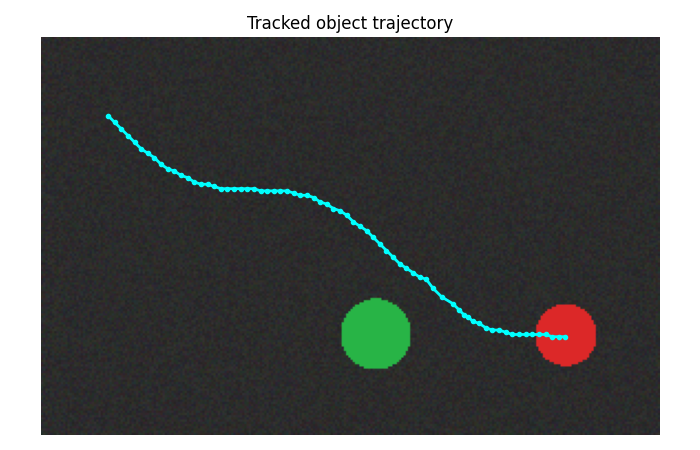
#> input picture lab12/trajectory.png, 700 x 450 px, given in place of the camera
$ python lab12.py
#> lines starting #> are read from the running program, lines starting #| are printed output that depends on the picture
import cv2

cap = cv2.VideoCapture(0)
tracker = None
tracking = False
ret, prev_frame = cap.read()
#> prev_frame is the input picture: shape (450, 700, 3); mean B, G, R 90.4, 91.7, 89.8
prev_gray = cv2.cvtColor(prev_frame, cv2.COLOR_BGR2GRAY)
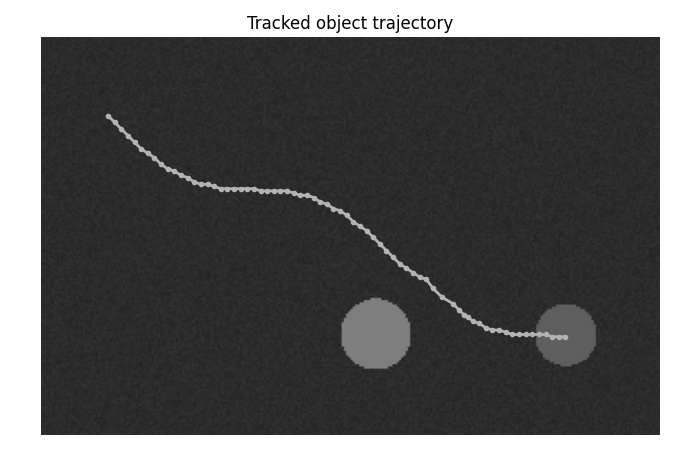
#> prev_gray: shape (450, 700); min 0, max 255, mean 91
prev_gray = cv2.GaussianBlur(prev_gray, (21, 21), 0)
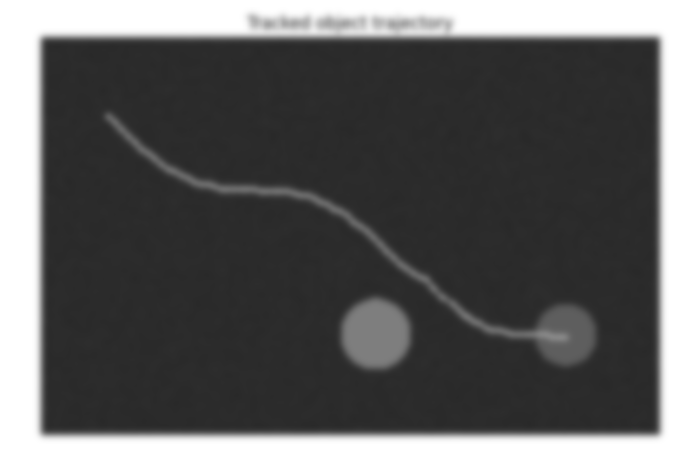
#> prev_gray: shape (450, 700); min 41, max 255, mean 91

while True:
    ret, frame = cap.read() # ytw
    if not ret: # nd
        break
    gray = cv2.cvtColor(frame, cv2.COLOR_BGR2GRAY) # rgb bmp
    gray = cv2.GaussianBlur(gray, (21, 21), 0)

    if not tracking:
        frame_diff = cv2.absdiff(prev_gray, gray)
#> frame_diff: shape (450, 700); every value is 0
        thresh = cv2.threshold(frame_diff, 25, 255, cv2.THRESH_BINARY)[1] # > w

        thresh = cv2.dilate(thresh, None, iterations=2)

        contours, _ = cv2.findContours(
            thresh, cv2.RETR_EXTERNAL, cv2.CHAIN_APPROX_SIMPLE)
#> contours = []

        for contour in contours:
            if cv2.contourArea(contour) < 2000:
                continue
            x, y, w, h = cv2.boundingRect(contour) # pryamoug
            tracker = cv2.TrackerKCF_create()
            tracker.init(frame, (x, y, w, h))
            tracking = True
            break
#> this loop made 0 passes

    else: # alr t
        success, bbox = tracker.update(frame)
        if success:
            x, y, w, h = map(int, bbox)
            cv2.rectangle(frame, (x, y), (x + w, y + h), (0, 255, 0), 2)
            cv2.putText(frame, "Tracking", (x, y - 10),
                        cv2.FONT_HERSHEY_SIMPLEX, 0.6, (0,255,0), 2)
        else:
            tracking = False
    prev_gray = gray
    cv2.imshow("Object Tracking (OpenCV)", frame)
    if cv2.waitKey(1) & 0xFF == 27:
#> (key Esc is pressed here)
        break
cap.release()
cv2.destroyAllWindows()
